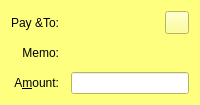
  <widget class="QFrame" name="SendCoins_UnauthenticatedPaymentRequest">
   <property name="palette">
    <palette>
     <active>
      <colorrole role="WindowText">
       <brush brushstyle="SolidPattern">
        <color alpha="255">
         <red>0</red>
         <green>0</green>
         <blue>0</blue>
        </color>
       </brush>
      </colorrole>
      <colorrole role="Button">
       <brush brushstyle="SolidPattern">
        <color alpha="255">
         <red>255</red>
         <green>255</green>
         <blue>127</blue>
        </color>
       </brush>
      </colorrole>
      <colorrole role="Light">
       <brush brushstyle="SolidPattern">
        <color alpha="255">
         <red>255</red>
         <green>255</green>
         <blue>255</blue>
        </color>
       </brush>
      </colorrole>
      <colorrole role="Midlight">
       <brush brushstyle="SolidPattern">
        <color alpha="255">
         <red>255</red>
         <green>255</green>
         <blue>191</blue>
        </color>
       </brush>
      </colorrole>
      <colorrole role="Dark">
       <brush brushstyle="SolidPattern">
        <color alpha="255">
         <red>127</red>
         <green>127</green>
         <blue>63</blue>
        </color>
       </brush>
      </colorrole>
      <colorrole role="Mid">
       <brush brushstyle="SolidPattern">
        <color alpha="255">
         <red>170</red>
         <green>170</green>
         <blue>84</blue>
        </color>
       </brush>
      </colorrole>
      <colorrole role="Text">
       <brush brushstyle="SolidPattern">
        <color alpha="255">
         <red>0</red>
         <green>0</green>
         <blue>0</blue>
        </color>
       </brush>
      </colorrole>
      <colorrole role="BrightText">
       <brush brushstyle="SolidPattern">
        <color alpha="255">
         <red>255</red>
         <green>255</green>
         <blue>255</blue>
        </color>
       </brush>
      </colorrole>
      <colorrole role="ButtonText">
       <brush brushstyle="SolidPattern">
        <color alpha="255">
         <red>0</red>
         <green>0</green>
         <blue>0</blue>
        </color>
       </brush>
      </colorrole>
      <colorrole role="Base">
       <brush brushstyle="SolidPattern">
        <color alpha="255">
         <red>255</red>
         <green>255</green>
         <blue>255</blue>
        </color>
       </brush>
      </colorrole>
      <colorrole role="Window">
       <brush brushstyle="SolidPattern">
        <color alpha="255">
         <red>255</red>
         <green>255</green>
         <blue>127</blue>
        </color>
       </brush>
      </colorrole>
      <colorrole role="Shadow">
       <brush brushstyle="SolidPattern">
        <color alpha="255">
         <red>0</red>
         <green>0</green>
         <blue>0</blue>
        </color>
       </brush>
      </colorrole>
      <colorrole role="AlternateBase">
       <brush brushstyle="SolidPattern">
        <color alpha="255">
         <red>255</red>
         <green>255</green>
         <blue>191</blue>
        </color>
       </brush>
      </colorrole>
      <colorrole role="ToolTipBase">
       <brush brushstyle="SolidPattern">
        <color alpha="255">
         <red>255</red>
         <green>255</green>
         <blue>220</blue>
        </color>
       </brush>
      </colorrole>
      <colorrole role="ToolTipText">
       <brush brushstyle="SolidPattern">
        <color alpha="255">
         <red>0</red>
         <green>0</green>
         <blue>0</blue>
        </color>
       </brush>
      </colorrole>
     </active>
     <inactive>
      <colorrole role="WindowText">
       <brush brushstyle="SolidPattern">
        <color alpha="255">
         <red>0</red>
         <green>0</green>
         <blue>0</blue>
        </color>
       </brush>
      </colorrole>
      <colorrole role="Button">
       <brush brushstyle="SolidPattern">
        <color alpha="255">
         <red>255</red>
         <green>255</green>
         <blue>127</blue>
        </color>
       </brush>
      </colorrole>
      <colorrole role="Light">
       <brush brushstyle="SolidPattern">
        <color alpha="255">
         <red>255</red>
         <green>255</green>
         <blue>255</blue>
        </color>
       </brush>
      </colorrole>
      <colorrole role="Midlight">
       <brush brushstyle="SolidPattern">
        <color alpha="255">
         <red>255</red>
         <green>255</green>
         <blue>191</blue>
        </color>
       </brush>
      </colorrole>
      <colorrole role="Dark">
       <brush brushstyle="SolidPattern">
        <color alpha="255">
         <red>127</red>
         <green>127</green>
         <blue>63</blue>
        </color>
       </brush>
      </colorrole>
      <colorrole role="Mid">
       <brush brushstyle="SolidPattern">
        <color alpha="255">
         <red>170</red>
         <green>170</green>
         <blue>84</blue>
        </color>
       </brush>
      </colorrole>
      <colorrole role="Text">
       <brush brushstyle="SolidPattern">
        <color alpha="255">
         <red>0</red>
         <green>0</green>
         <blue>0</blue>
        </color>
       </brush>
      </colorrole>
      <colorrole role="BrightText">
       <brush brushstyle="SolidPattern">
        <color alpha="255">
         <red>255</red>
         <green>255</green>
         <blue>255</blue>
        </color>
       </brush>
      </colorrole>
      <colorrole role="ButtonText">
       <brush brushstyle="SolidPattern">
        <color alpha="255">
         <red>0</red>
         <green>0</green>
         <blue>0</blue>
        </color>
       </brush>
      </colorrole>
      <colorrole role="Base">
       <brush brushstyle="SolidPattern">
        <color alpha="255">
         <red>255</red>
         <green>255</green>
         <blue>255</blue>
        </color>
       </brush>
      </colorrole>
      <colorrole role="Window">
       <brush brushstyle="SolidPattern">
        <color alpha="255">
         <red>255</red>
         <green>255</green>
         <blue>127</blue>
        </color>
       </brush>
      </colorrole>
      <colorrole role="Shadow">
       <brush brushstyle="SolidPattern">
        <color alpha="255">
         <red>0</red>
         <green>0</green>
         <blue>0</blue>
        </color>
       </brush>
      </colorrole>
      <colorrole role="AlternateBase">
       <brush brushstyle="SolidPattern">
        <color alpha="255">
         <red>255</red>
         <green>255</green>
         <blue>191</blue>
        </color>
       </brush>
      </colorrole>
      <colorrole role="ToolTipBase">
       <brush brushstyle="SolidPattern">
        <color alpha="255">
         <red>255</red>
         <green>255</green>
         <blue>220</blue>
        </color>
       </brush>
      </colorrole>
      <colorrole role="ToolTipText">
       <brush brushstyle="SolidPattern">
        <color alpha="255">
         <red>0</red>
         <green>0</green>
         <blue>0</blue>
        </color>
       </brush>
      </colorrole>
     </inactive>
     <disabled>
      <colorrole role="WindowText">
       <brush brushstyle="SolidPattern">
        <color alpha="255">
         <red>127</red>
         <green>127</green>
         <blue>63</blue>
        </color>
       </brush>
      </colorrole>
      <colorrole role="Button">
       <brush brushstyle="SolidPattern">
        <color alpha="255">
         <red>255</red>
         <green>255</green>
         <blue>127</blue>
        </color>
       </brush>
      </colorrole>
      <colorrole role="Light">
       <brush brushstyle="SolidPattern">
        <color alpha="255">
         <red>255</red>
         <green>255</green>
         <blue>255</blue>
        </color>
       </brush>
      </colorrole>
      <colorrole role="Midlight">
       <brush brushstyle="SolidPattern">
        <color alpha="255">
         <red>255</red>
         <green>255</green>
         <blue>191</blue>
        </color>
       </brush>
      </colorrole>
      <colorrole role="Dark">
       <brush brushstyle="SolidPattern">
        <color alpha="255">
         <red>127</red>
         <green>127</green>
         <blue>63</blue>
        </color>
       </brush>
      </colorrole>
      <colorrole role="Mid">
       <brush brushstyle="SolidPattern">
        <color alpha="255">
         <red>170</red>
         <green>170</green>
         <blue>84</blue>
        </color>
       </brush>
      </colorrole>
      <colorrole role="Text">
       <brush brushstyle="SolidPattern">
        <color alpha="255">
         <red>127</red>
         <green>127</green>
         <blue>63</blue>
        </color>
       </brush>
      </colorrole>
      <colorrole role="BrightText">
       <brush brushstyle="SolidPattern">
        <color alpha="255">
         <red>255</red>
         <green>255</green>
         <blue>255</blue>
        </color>
       </brush>
      </colorrole>
      <colorrole role="ButtonText">
       <brush brushstyle="SolidPattern">
        <color alpha="255">
         <red>127</red>
         <green>127</green>
         <blue>63</blue>
        </color>
       </brush>
      </colorrole>
      <colorrole role="Base">
       <brush brushstyle="SolidPattern">
        <color alpha="255">
         <red>255</red>
         <green>255</green>
         <blue>127</blue>
        </color>
       </brush>
      </colorrole>
      <colorrole role="Window">
       <brush brushstyle="SolidPattern">
        <color alpha="255">
         <red>255</red>
         <green>255</green>
         <blue>127</blue>
        </color>
       </brush>
      </colorrole>
      <colorrole role="Shadow">
       <brush brushstyle="SolidPattern">
        <color alpha="255">
         <red>0</red>
         <green>0</green>
         <blue>0</blue>
        </color>
       </brush>
      </colorrole>
      <colorrole role="AlternateBase">
       <brush brushstyle="SolidPattern">
        <color alpha="255">
         <red>255</red>
         <green>255</green>
         <blue>127</blue>
        </color>
       </brush>
      </colorrole>
      <colorrole role="ToolTipBase">
       <brush brushstyle="SolidPattern">
        <color alpha="255">
         <red>255</red>
         <green>255</green>
         <blue>220</blue>
        </color>
       </brush>
      </colorrole>
      <colorrole role="ToolTipText">
       <brush brushstyle="SolidPattern">
        <color alpha="255">
         <red>0</red>
         <green>0</green>
         <blue>0</blue>
        </color>
       </brush>
      </colorrole>
     </disabled>
    </palette>
   </property>
   <property name="toolTip">
    <string>This is an unauthenticated payment request.</string>
   </property>
   <property name="autoFillBackground">
    <bool>true</bool>
   </property>
   <property name="frameShape">
    <enum>QFrame::NoFrame</enum>
   </property>
   <layout class="QGridLayout" name="gridLayout_is">
    <property name="spacing">
     <number>12</number>
    </property>
    <item row="0" column="0">
     <widget class="QLabel" name="payToLabel_is">
      <property name="text">
       <string>Pay &amp;To:</string>
      </property>
      <property name="alignment">
       <set>Qt::AlignRight|Qt::AlignTrailing|Qt::AlignVCenter</set>
      </property>
     </widget>
    </item>
    <item row="0" column="1">
     <layout class="QHBoxLayout" name="payToLayout_is">
      <property name="spacing">
       <number>0</number>
      </property>
      <item>
       <widget class="QLabel" name="payTo_is"/>
      </item>
      <item>
       <widget class="QToolButton" name="deleteButton_is">
        <property name="toolTip">
         <string>Remove this entry</string>
        </property>
        <property name="text">
         <string/>
        </property>
       </widget>
      </item>
     </layout>
    </item>
    <item row="1" column="0">
     <widget class="QLabel" name="memoLabel_is">
      <property name="text">
       <string>Memo:</string>
      </property>
      <property name="alignment">
       <set>Qt::AlignRight|Qt::AlignTrailing|Qt::AlignVCenter</set>
      </property>
     </widget>
    </item>
    <item row="1" column="1">
     <widget class="QLabel" name="memoTextLabel_is">
      <property name="textFormat">
       <enum>Qt::PlainText</enum>
      </property>
     </widget>
    </item>
    <item row="2" column="0">
     <widget class="QLabel" name="amountLabel_is">
      <property name="text">
       <string>A&amp;mount:</string>
      </property>
      <property name="alignment">
       <set>Qt::AlignRight|Qt::AlignTrailing|Qt::AlignVCenter</set>
      </property>
      <property name="buddy">
       <cstring>payAmount_is</cstring>
      </property>
     </widget>
    </item>
    <item row="2" column="1">
     <widget class="DynamicAmountField" name="payAmount_is">
      <property name="acceptDrops">
       <bool>false</bool>
      </property>
     </widget>
    </item>
   </layout>
  </widget>
